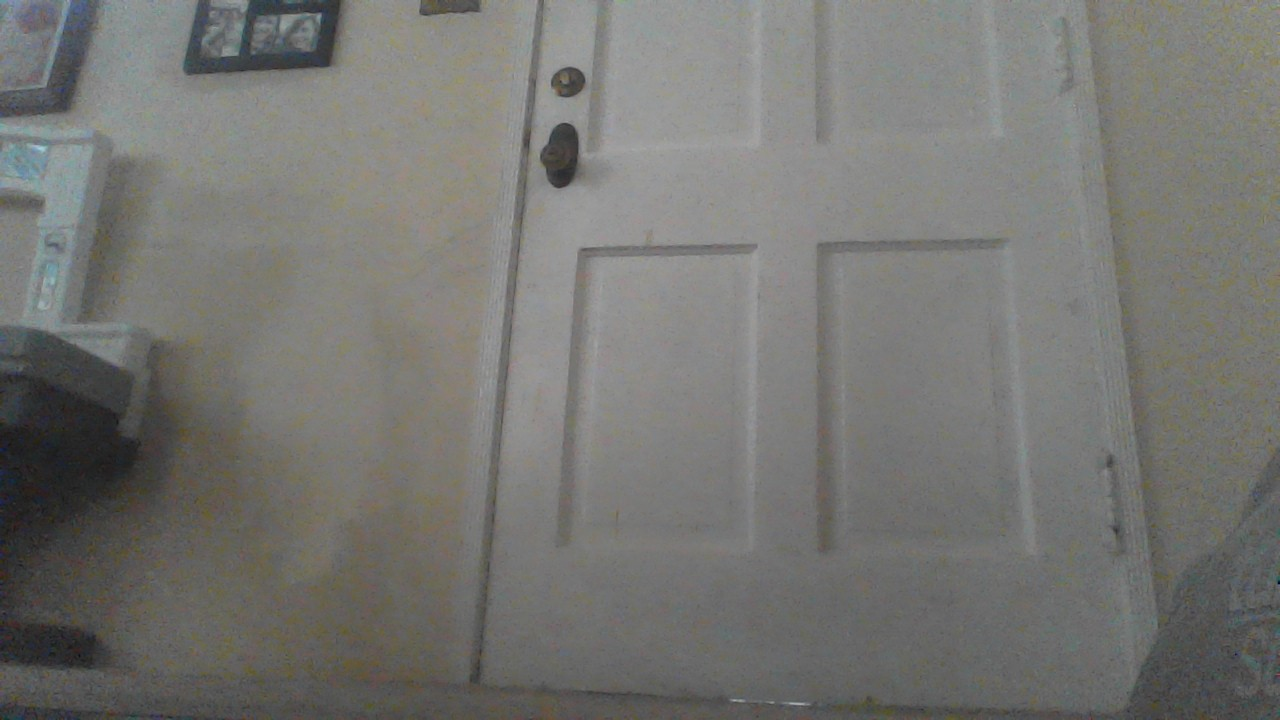
#> input picture v1_circle_mask/images/no_hand.JPG, 1280 x 720 px, found by its file name
$ jupyter execute --allow-errors counting_fingers.ipynb
#> lines starting #> are read from the running program, lines starting #| are printed output that depends on the picture; after the words box and inside, x2 and y2 are one past the last pixel; in counts of white or black regions, pixels touching at a corner belong together
[cell 1]
import cv2
import imutils
import numpy as np
import matplotlib.pyplot as plt
from sklearn.metrics import pairwise

## Extract Background
### Running Average
This will be used  the segment the foreground from the background

[cell 2]
# read in images
background = cv2.imread("images/no_hand.jpg")
#> background is the input picture: shape (720, 1280, 3); mean B, G, R 113.8, 117.3, 117.4
foreground = cv2.imread("images/yes_hand.jpg")
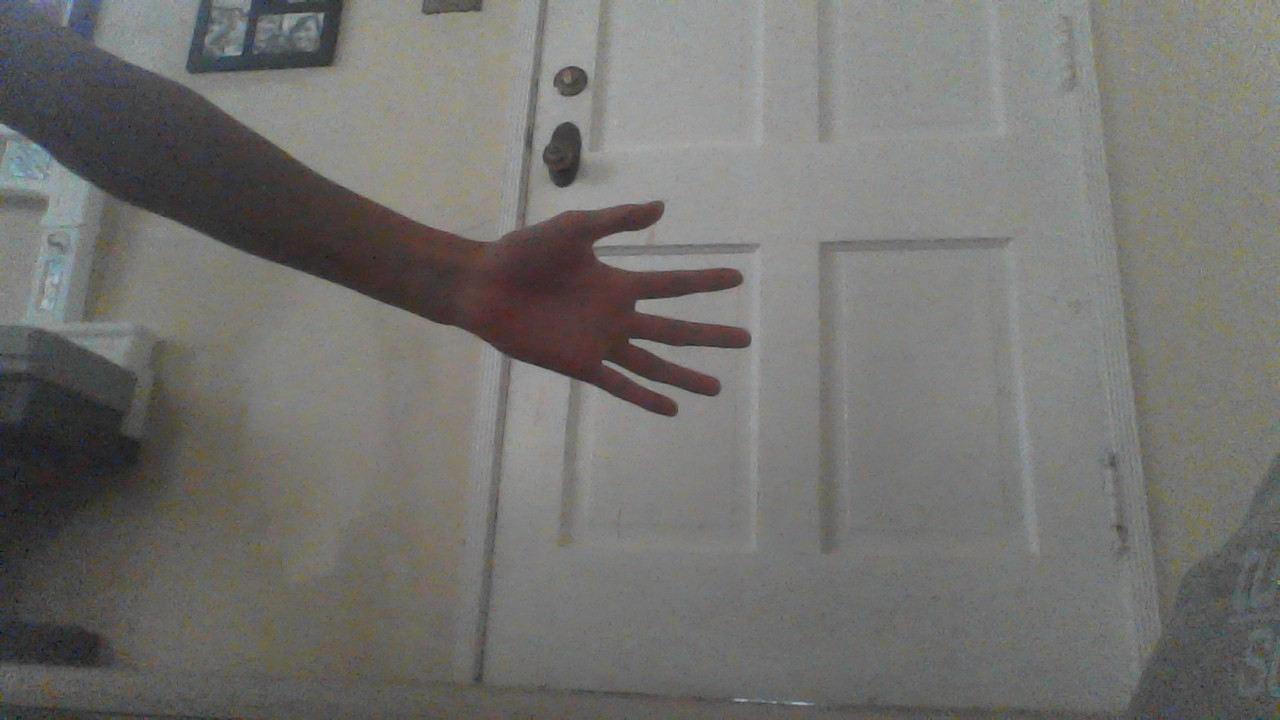
#> input picture v1_circle_mask/images/yes_hand.JPG, 1280 x 720 px, found by its file name
#> foreground is the input picture: shape (720, 1280, 3); mean B, G, R 111.1, 114.1, 115.1

# turn to garyscale because color isn't important for this
gray_back = cv2.cvtColor(background, cv2.COLOR_BGR2GRAY)
gray_fore = cv2.cvtColor(foreground, cv2.COLOR_BGR2GRAY)

# blur to smooth things out
gray_back = cv2.GaussianBlur(gray_back, (7, 7), 0)
gray_fore  = cv2.GaussianBlur(gray_fore, (7, 7), 0)

plt.imshow(gray_back, cmap='gray')
plt.show()

plt.imshow(gray_fore, cmap='gray')
plt.show()

[cell 3]
gray_back.shape # its an array of 720 rows, 1280 columns, and 3 layers/channels
#> Out = (720, 1280)

[cell 4]
# change to float, doesn't work with int
average = cv2.accumulateWeighted(gray_back.astype("float"), gray_back.astype("float"), 0.5)
display(average.shape) # still the same dimensions

[cell 5]
# manual calculation of accumulateWeighted
manual_average = ((1-0.5)*gray_back) + (0.5 * gray_back)
print((manual_average == average).all()) # exactly the same
#| True
print((average == gray_back).all()) # since we used the same image, the average should just be background
#| True

[cell 6]
plt.imshow(average.astype("int"), cmap='gray') # change back to int because it used to be float and imshow requires range 0-255 ints
plt.show()
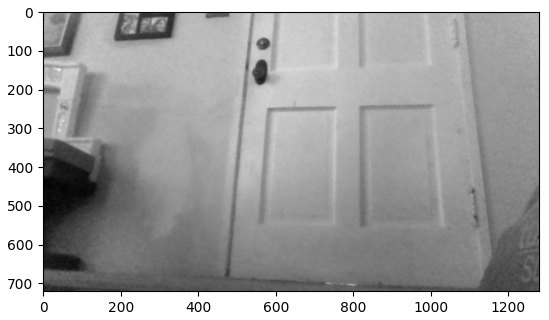
#> figure drawn by matplotlib, 1 panel

### Background Subtraction

[cell 7]
# calculate the difference between background and foreground
diff = cv2.absdiff(gray_back, gray_fore)
print(diff[:5,:5,])
#| [[46 46 45 45 44]
#|  [45 46 45 45 44]
#|  [44 44 44 44 43]
#|  [41 41 41 41 40]
#|  [37 38 37 37 36]]
plt.imshow(diff, cmap='gray')
plt.show()

manual_diff = abs(gray_back - gray_fore) # different because cv2.absdiff performs saturation
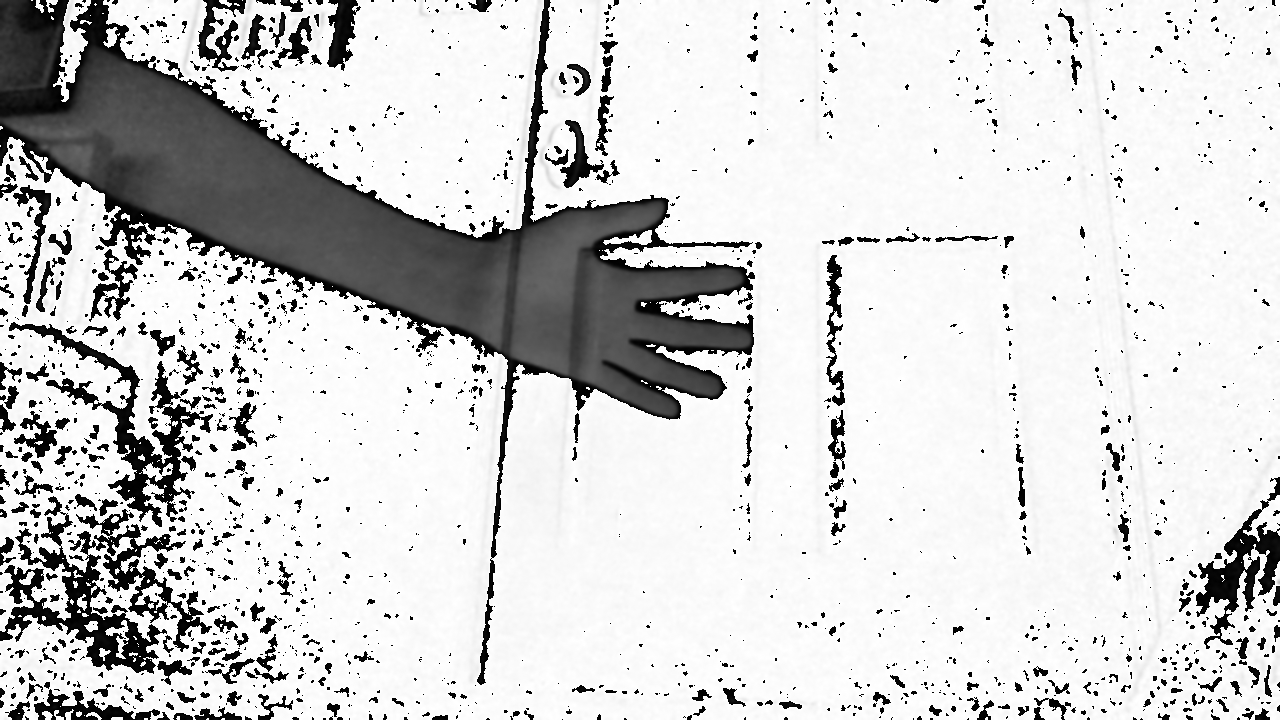
#> manual_diff: shape (720, 1280); min 0, max 255, mean 209.6
plt.imshow(manual_diff, cmap='gray')
plt.show()

Here we see that pixels with more similar values are darker than non-similar values
### Threshold
Any pixel that is over the threshold turns white. Since we did background substraction, the foreground should
have the highest values and thus be white.

[cell 8]
threshold = cv2.threshold(diff, 23, maxval=255, type=cv2.THRESH_BINARY)[1] # this returns a tuple (threshold, thresholded image)
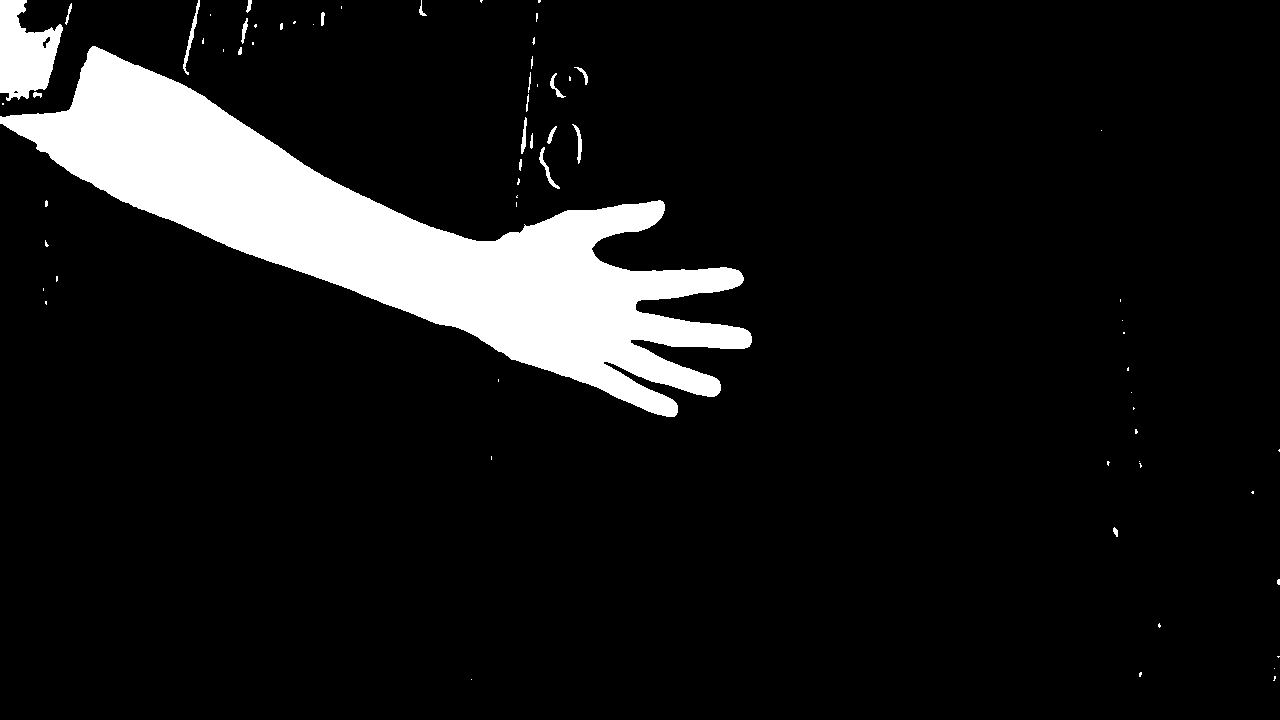
#> threshold: shape (720, 1280); 9.6% white; 68 white regions (46 under 20 px), largest, box (x1, y1, x2, y2) and area: (0, 46, 752, 417) 82239, (0, 0, 63, 101) 4091, (183, 0, 200, 75) 243

plt.imshow(threshold, cmap='gray')
plt.show()

### Create an Arbitrary Region of Intrest
Create a rectangle than encloses the hand

[cell 9]
top, bottom, left, right = 170, 450, 450, 780
roi = threshold[top:bottom, left:right]
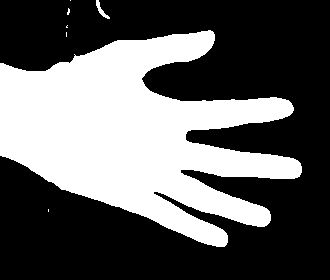
#> roi: shape (280, 330); 37.9% white; 7 white regions (5 under 20 px)
plt.imshow(roi, cmap='gray')
plt.show()
#cv2.rectangle(clone, (left, top), (right, bottom), (0,255,0), 2)

### Contour
Extract the contour to find the convex hull, which will then be used to create a circle than "represents" the hand

[cell 10]
shift = np.array([left,top], ndmin=3)

[cell 11]
# find contours from our threshold image
# contours is a list of contours, but we don't want all the contours, we just want the biggest because we assume that's the hand.
contours, hierarchy = cv2.findContours(roi, cv2.RETR_EXTERNAL, cv2.CHAIN_APPROX_SIMPLE) # returns the tuple (contours, hierarchy)
#> contours = 7 contours, 5 with area under 20; largest, box (x1, y1, x2, y2) and area: (0, 30, 302, 247) 34142, (96, 0, 110, 19) 58

# retrieves largest contour from contours
biggest_contour = max(contours, key=cv2.contourArea)
#> biggest_contour = contour of 672 points, box (x1, y1, x2, y2) (0, 30, 302, 247), area 34142

shifted_contours = [contours[i] + shift for i in range(len(contours))]
#> shifted_contours = 7 items

# draw all contours
f_cpy = foreground.copy()
cv2.drawContours(f_cpy, shifted_contours, -1, (0,255,0), 4) # we draw the contours on a copy of the foreground image
plt.imshow(f_cpy)
plt.show()

# draw the biggest contour
f_cpy = foreground.copy()
cv2.drawContours(f_cpy, biggest_contour+np.array([450,170], ndmin=3) , -1, (0,255,0), 4)  # we draw the contours on a copy of the foreground image
plt.imshow(f_cpy)
plt.show()

### Convex Hull

[cell 12]
convex_hull = cv2.convexHull(biggest_contour, False)
#> convex_hull = contour of 19 points, box (x1, y1, x2, y2) (0, 30, 302, 247), area 47266
# use old image
cv2.drawContours(f_cpy, [convex_hull+shift], -1, (255,0,0), 2) # put convex_hull into a list in order to draw convex hull
cv2.drawContours(f_cpy, convex_hull+shift, -1, (255,0,255), 10) # if not in list, gives points that define convex hull
plt.imshow(f_cpy)
plt.show()

### Obtain Extreme Points of Convex Hull
The extreme points will be used to create the circle

#> (a cell that did not finish here is left out)

[cell 14]
extreme_index = []
for k in [0,1]:
    extreme_index.append(convex_hull[:,:,k].argmax())
    extreme_index.append(convex_hull[:,:,k].argmin())
#> after the loop, extreme_index = [5, 15, 10, 0]

for i in extreme_index:
    cv2.drawContours(f_cpy, convex_hull+shift, i, (255,255,0), 20) # no copy, add onto previous image
#> this loop made 4 passes
#> i on passes 1 to 4: 5, 15, 10, 0
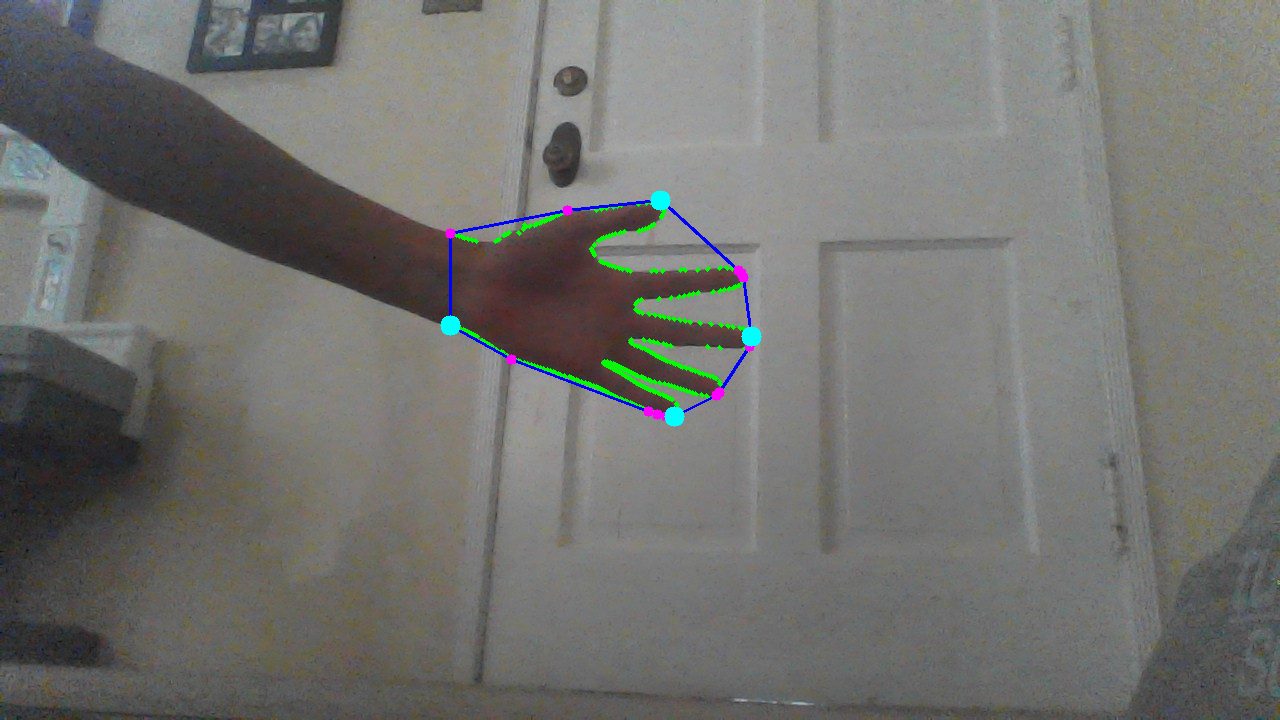
#> f_cpy: shape (720, 1280, 3); mean B, G, R 111.3, 114.6, 114.3

plt.imshow(f_cpy)
plt.show()

### Find Center of Palm
To eventually create a circle around the hand

#> (a cell that did not finish here is left out)

#> (a cell that did not finish here is left out)

### Make Circle of Hand
This circle will be used as a mask to find parts of the hand the overlap with it

#> (a cell that did not finish here is left out)

#> (a cell that did not finish here is left out)

[cell 19]
black = np.zeros(roi.shape[:2], dtype="uint8") # creates and array the same shape and roi filled with zeros
circular_roi = black.copy()
#> (the rest of this cell did not finish here and is left out)

[cell 20]
# only show the circle that overlaps the hand
circular_roi = cv2.bitwise_and(roi, roi, mask=circular_roi)
#> circular_roi: shape (280, 330); every value is 0
plt.imshow(circular_roi, cmap='gray')
plt.show()

### Count Fingers
The contours seen above represent areas where the circle and hand intersects. We see that it intersects the 5 fingers and wrist. We just need to count up the contours minus the wrist

[cell 21]
# find the contours
(finger_contours, _) = cv2.findContours(circular_roi, cv2.RETR_EXTERNAL, cv2.CHAIN_APPROX_NONE)
#> finger_contours = []
len(finger_contours) # fingers contain part of the wrist, so we may need to remove it somehow
#> Out = 0
